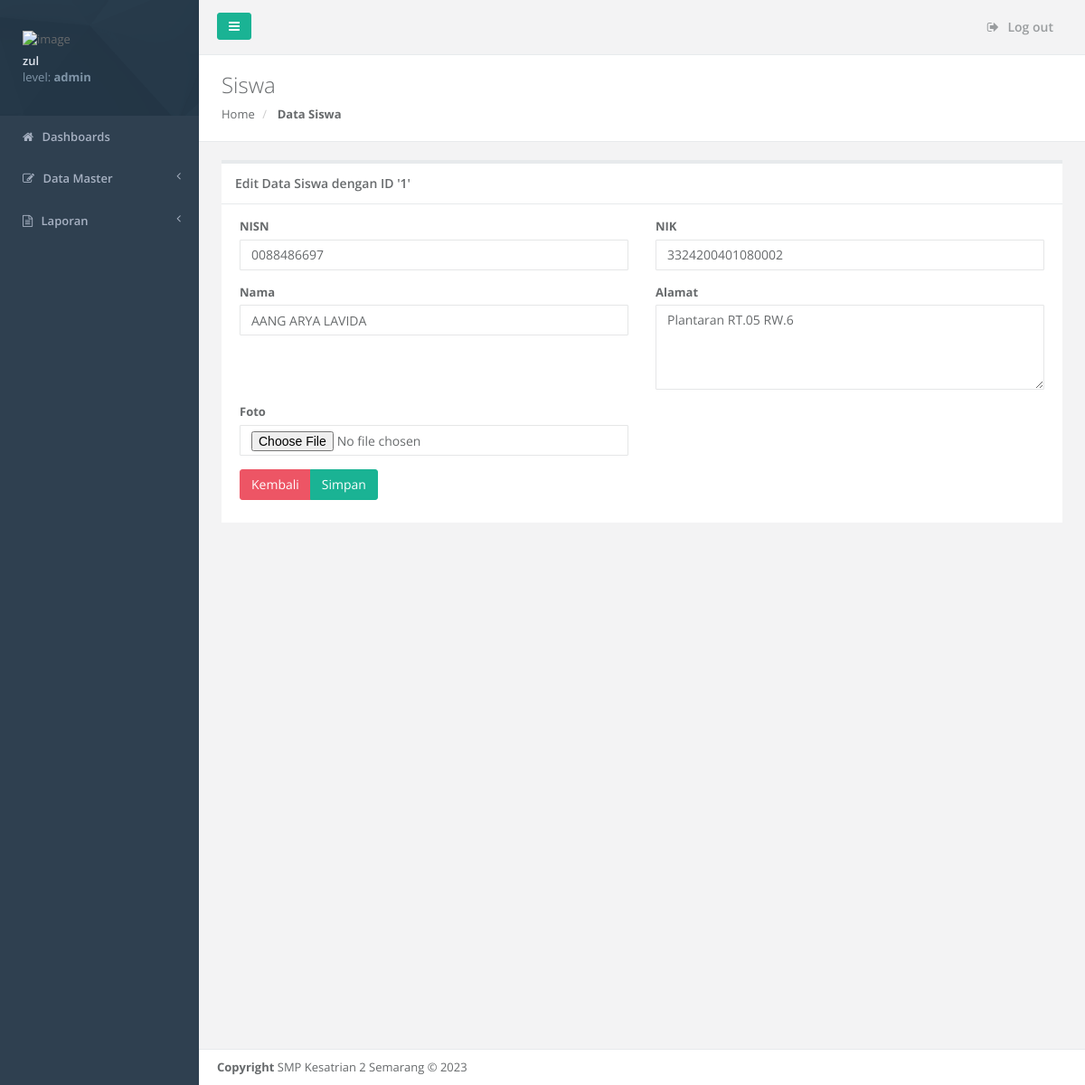
Screenshot of /home.php?module=formsiswa&submit=edit&idsiswa=1 (signed in) with the database file from the repository.
### tables this page shows
CREATE TABLE IF NOT EXISTS `menu` (
  `idmenu` int(11) NOT NULL AUTO_INCREMENT,
  `namamenu` varchar(50) DEFAULT NULL,
  `link` varchar(100) DEFAULT NULL,
  `icon` varchar(50) DEFAULT NULL,
  `parentid` varchar(11) DEFAULT NULL,
  `submenu` int(11) DEFAULT NULL,
  `level` varchar(50) DEFAULT NULL,
  `aktif` enum('Y','N') DEFAULT 'Y',
  `add` varchar(255) DEFAULT NULL,
  `class` varchar(255) DEFAULT NULL,
  PRIMARY KEY (`idmenu`) USING BTREE
);

CREATE TABLE IF NOT EXISTS `tblsiswa` (
  `idsiswa` int(255) NOT NULL AUTO_INCREMENT,
  `nisn` varchar(30) DEFAULT NULL,
  `nik` varchar(30) DEFAULT NULL,
  `nama` varchar(255) DEFAULT NULL,
  `alamat` varchar(255) DEFAULT NULL,
  `foto` varchar(255) DEFAULT NULL,
  PRIMARY KEY (`idsiswa`)
);

### home.php (the view, shortened to what this page needs)
<?php
if (isset($_SESSION['username'])) {
?>
    <!DOCTYPE html>
    <html>
    <head>
        <link href="css/bootstrap.min.css" rel="stylesheet">
        <link href="font-awesome/css/font-awesome.css" rel="stylesheet">
        <link href="css/plugins/toastr/toastr.min.css" rel="stylesheet">
        <link href="css/plugins/datatables/datatables.bootstrap.css" rel="stylesheet">
        <link href="css/plugins/datapicker/datepicker3.css" rel="stylesheet">
        <link href="css/animate.css" rel="stylesheet">
        <link href="css/style.css" rel="stylesheet">
    </head>
    <body>
        <div id="wrapper">
            <nav class="navbar-default navbar-static-side" role="navigation">
                <div class="sidebar-collapse">
                    <ul class="nav" id="side-menu">
                        <li class="nav-header">
                            <div class="dropdown profile-element"> <span>
                                    <img alt="image" width="60" src="img/user.png" />
                                </span>
                                <a data-toggle="dropdown" class="dropdown-toggle">
                                    <span class="clear"> <span class="block m-t-xs"> <strong class="font-bold"><?php echo $_SESSION['namaadmin'] ?></strong>
                                        </span> <span class="text-muted text-xs block">level: <strong><?php echo $_SESSION['level']; ?></strong> <b></b></span> </span> </a>
                            </div>
                        </li>
                        <li>
                            <a href="index.php"><i class="fa fa-home"></i> <span class="nav-label">Dashboards</span></a>
                        </li>
                        <?php
                        $sql = mysql_query("SELECT * FROM menu where submenu='0' and aktif='Y' and `level` like '%$_SESSION[level]%' ORDER BY idmenu ASC");
                        if (mysql_num_rows($sql) != 0) {
                            while ($row = mysql_fetch_array($sql)) {
                                echo "<li><a href='$row[link]'><i class='$row[icon]'></i> <span class='nav-label'>$row[namamenu]</span> $row[add]</a>";
                                echo "</li>";
                            }
                        }
                        ?>
                </div>
            </nav>
            <div id="page-wrapper" class="gray-bg">
                <div class="row border-bottom">
                    <nav class="navbar navbar-static-top  " role="navigation" style="margin-bottom: 0">
                        <div class="navbar-header">
                            <a class="navbar-minimalize minimalize-styl-2 btn btn-primary " href="#"><i class="fa fa-bars"></i> </a>
                        </div>
                        <ul class="nav navbar-top-links navbar-right">
                            <li>
                                <a href="logout.php">
                                    <i class="fa fa-sign-out"></i> Log out
                                </a>
                            </li>
                        </ul>
                    </nav>
                </div>
                <?php
                if (isset($_GET['module'])) {
                    switch ($_GET['module']) {
                        case 'formsiswa':
                            include "module/siswa/formsiswa.php";
                            break;
                    }
                } else {
                    include "welcome.php";
                }
                ?>
                <div class="footer">
                    <div>
                        <strong>Copyright</strong> SMP Kesatrian 2 Semarang &copy; 2023
                    </div>
                </div>
            </div>
        </div>
    </body>
    </html>
    <link href="css/select2.min.css" rel="stylesheet" />
<?php
} else {
    header('location : login.php');
}
?>

### module/siswa/formsiswa.php (shortened to what this page needs)
<?php
$submit = $_GET['submit'];
if (!isset($_GET["idsiswa"])) {
    $idsiswa = "";
} else {
    $idsiswa = $_GET["idsiswa"];
}
$exec = mysql_query("SELECT * FROM tblsiswa where idsiswa = '" . $idsiswa . "'");
if ($submit == 'new') {
    $title = "Tambah Data Siswa";
    $arr = mysql_fetch_assoc($exec);
    $tgllahir = "";
    $read = "";
} else {
    $title = "Edit Data Siswa dengan ID '" . $_GET["idsiswa"] . "'";
    $arr = mysql_fetch_assoc($exec);
}
?>
<div class="row wrapper border-bottom white-bg page-heading">
    <div class="col-sm-4">
        <h2>Siswa</h2>
        <ol class="breadcrumb">
            <li>
                <a href="home.php">Home</a>
            </li>
            <li class="active">
                <strong>Data Siswa</strong>
            </li>
        </ol>
    </div>
</div>
<div class="row">
    <div class="col-lg-12">
        <div class="wrapper wrapper-content">
            <div class="ibox float-e-margins">
                <div class="ibox-title">
                    <h5><?php echo $title; ?></h5>
                </div>
                <div class="ibox-content">
                    <form method="post" enctype="multipart/form-data" action="module/siswa/simpansiswa.php">
                        <div class="row">
                            <div class="col-md-6 col-xs-12">
                                <div class="form-group">
                                    <label>NISN</label>
                                    <input name="txtnisn" class="form-control" value="<?php echo $arr["nisn"]; ?>" />
                                </div>
                            </div>
                            <div class="col-md-6 col-xs-12">
                                <div class="form-group">
                                    <label>NIK</label>
                                    <input name="txtnik" class="form-control" value="<?php echo $arr["nik"]; ?>" autocomplete="off" required />
                                </div>
                            </div>
                            <div class="col-md-6 col-xs-12">
                                <div class="form-group">
                                    <label>Nama</label>
                                    <input name="txtnama" class="form-control" value="<?php echo $arr["nama"]; ?>" autocomplete="off" required />
                                </div>
                            </div>
                            <div class="col-md-6 col-xs-12">
                                <div class="form-group">
                                    <label>Alamat</label>
                                    <textarea name="txtalamat" rows="4" class="form-control" required><?php echo $arr["alamat"]; ?></textarea>
                                </div>
                            </div>
                            <div class="col-md-6 col-xs-12">
                                <div class="form-group">
                                    <label>Foto</label>
                                    <input type="file" class="form-control" name="gambar" id="gambar" accept="image/*" maxlength="1048576">
                                </div>
                            </div>
                        </div>
                        <div class="row">
                            <div class="col-xs-12">
                                <div class="btn-group">
                                    <a href="home.php?module=siswa" class="btn btn-danger">Kembali</a>
                                    <button type="submit" name="submit" value="<?php echo $submit; ?>" class="btn btn-primary">Simpan</button>
                                </div>
                            </div>
                        </div>
                    </form>
                </div>
            </div>
        </div>
    </div>
</div>

### rows the page displays
menu: namamenu "Data Master"
menu: namamenu "Laporan"
tblsiswa: txtnisn "0088486697", txtnik "3324200401080002", txtnama "AANG ARYA LAVIDA", txtalamat "Plantaran RT.05 RW.6"

### other values shown
$_SESSION['namaadmin'] "zul"
$_SESSION['level'] "admin"
$title "Edit Data Siswa dengan ID '1'"
